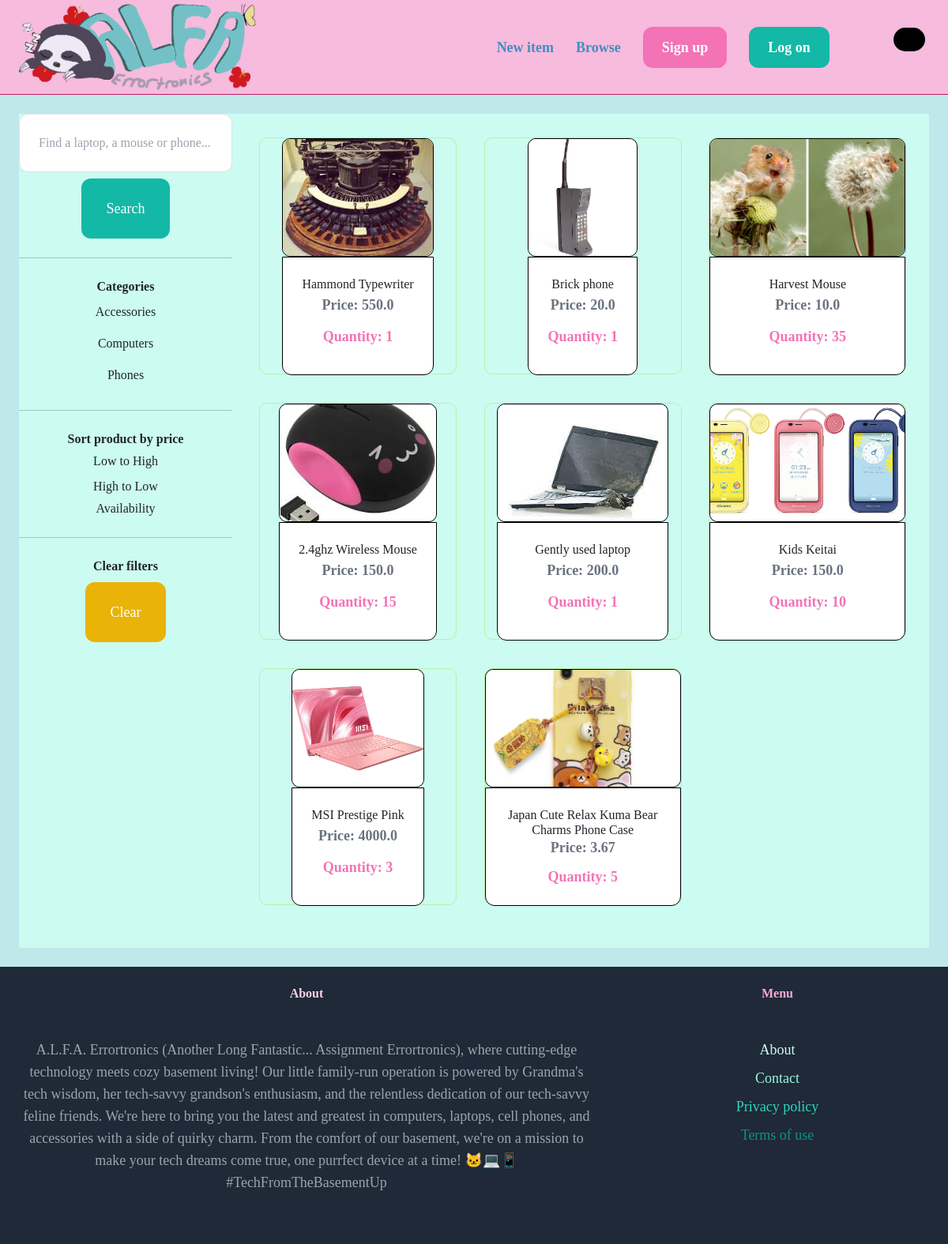
The app's page /items/ with its own data.
### item/models.py (models this page shows, shortened)
class Category(models.Model):
    name = models.CharField(max_length=255)
    class Meta:
        ordering = ('name',)
        verbose_name_plural = 'Categories'

class Item(models.Model):
    category = models.ForeignKey(Category, related_name='items', on_delete=models.CASCADE)
    name = models.CharField(max_length=255)
    description = models.TextField(blank=True, null=True)
    price = models.FloatField()
    quantity = models.IntegerField(default=1)
    image = models.ImageField(upload_to='item_images', blank=True, null=True)
    is_sold = models.BooleanField(default=False)
    created_by = models.ForeignKey(User, related_name='items', on_delete=models.CASCADE)
    created_at = models.DateTimeField(auto_now_add=True)

### item/views.py (the view)
# urls.py: path('', views.items, name='items'),
def items(request):
    query = request.GET.get('query', '')
    category_id = request.GET.get('category', 0)
    categories = Category.objects.all()
    items = Item.objects.filter(is_sold=False)
    sort = request.GET.get('sort', '')
    PRICE_LOWTOHIGH = request.GET.get('PRICE_LOWTOHIGH')
    PRICE_HIGHTOLOW = request.GET.get('PRICE_HIGHTOLOW')
    if sort == "quantity":
        items = items.order_by("-quantity")
    if PRICE_LOWTOHIGH:
        items = Item.objects.filter(is_sold=False).order_by('price')
    if PRICE_HIGHTOLOW:
        items = Item.objects.filter(is_sold=False).order_by('-price')
    if category_id:
        items = items.filter(category_id=category_id)
    if query:
        items = items.filter(Q(name__icontains=query) | Q(description__icontains=query))
    return render(request, 'item/items.html', {
        'items': items,
        'query': query,
        'categories': categories,
        'category_id': int(category_id),
    })

### item/templates/item/items.html (shortened to what this page needs)
{% extends 'core/base.html' %}
{% block content %}
    <div class="pb-6 grid grid-cols-4 gap-4 bg-teal-100">
        <div class="col-span-1">
            <form method="get" action="{% url 'item:items' %}">
                <input name="query" class="w-full py-4 px-6 border rounded-xl" type="text" value="{{ query }}" placeholder="Find a laptop, a mouse or phone...">
                <button class="mt-2 py-4 px-8 text-lg bg-teal-500 text-white rounded-xl">Search</button>
            </form>
            <hr class="my-6">
            <p class="font-semibold">Categories</p>
            <ul>
                {% for category in categories %}
                    <li class="py-2 px-2 rounded-xl{% if category.id == category_id %} bg-pink-200{% endif %}">
                        <a href="{% url 'item:items' %}?query={{ query }}&category={{ category.id }}">{{ category.name }}</a>
                    </li>
                {% endfor %}
            </ul>
            <hr class="my-6">
            <p class="font-semibold">Sort product by price</p>
            <ul>
             <li><a class="dropdown-item" href="/items/{% for item in items %}?PRICE_LOWTOHIGH={{item.id}}{% endfor %}">Low to High</a></li>
             <li><a class="dropdown-item" href="/items/{% for item in items %}?PRICE_HIGHTOLOW={{item.id}}{% endfor %}">High to Low</a></li>
             <li><a href="{% url 'item:items' %}?query={{ query }}&sort=quantity">Availability</a></li>
            </ul>
            <hr class="my-6">
            <p class="font-semibold">Clear filters</p>
            <ul>
                <li><a href="{% url 'item:items' %}" class="mt-2 py-4 px-8 inline-block bg-yellow-500 text-lg rounded-xl text-white">Clear</a></li>
            </ul>
        </div>
        <div class="col-span-3 container">
            <div class="grid grid-cols-3 gap-3">
                {% for item in items %}
                    <div class="productContainer">
                        <a href="{% url 'item:detail' item.id %}">
                            <div class="thumbnail">
                                <img src="{{ item.image.url }}" class="rounded-t-xl">
                            </div>
                            <div class="p-6 bg-white rounded-b-xl action">
                                <h2 class="text-l">{{ item.name }}</h2>
                                <p class="text-gray-500">Price: {{ item.price }}</p>
                                <p class="text-pink-400">Quantity: {{ item.quantity }}</p>
                            </div>
                        </a>
                    </div>
                {% endfor %}
            </div>
        </div>
    </div>
{% endblock %}

### static/css/style.css (style rules this page uses)
* { padding: 0px; margin:0px; box-sizing: border-box; font-family: "Comic Sans MS", "Comic Sans", cursive; }
.container { width: 90%; height: auto; padding: 10px 10px 10px 10px; margin: auto; margin-top: 20px; display: flex; align-items: center; justify-content: flex-start; flex-wrap: wrap }
.productContainer { width: 250px; height: 300px; border: 1px solid #b7f3a6; border-radius: 10px; display: flex; align-items: center; justify-content: space-between; flex-direction: column; margin-bottom: 20px; margin-right: 20px; }
.thumbnail { width: 100%; height: 150px; border: 1px solid black; border-radius: 10px; }
.thumbnail img { width: 100%; height: 100%; border-radius: 10px; object-fit: cover; }
.action { width: 100%; height: 150px; border: 1px solid black; display: flex; align-items: center; justify-content: space-between; flex-direction: column; }
.action p { font-size: 18px; margin-bottom: 10px; font-weight: bold; }

### core/templates/core/base.html (style rules this page uses)
body { font-family: "Comic Sans MS", "Comic Sans", cursive; background-color: #bfe8eb; text-align: center; }

### records on screen
Category: name "Accessories"
Category: name "Computers"
Category: name "Phones"
Item: image (picture), name "Hammond Typewriter", price "550.0", quantity "1"
Item: image (picture), name "Brick phone", price "20.0", quantity "1"
Item: image (picture), name "Harvest Mouse", price "10.0", quantity "35"
Item: image (picture), name "2.4ghz Wireless Mouse", price "150.0", quantity "15"
Item: image (picture), name "Gently used laptop", price "200.0", quantity "1"
Item: image (picture), name "Kids Keitai", price "150.0", quantity "10"
Item: image (picture), name "MSI Prestige Pink", price "4000.0", quantity "3"
Item: image (picture), name "Japan Cute Relax Kuma Bear Charms Phone Case", price "3.67", quantity "5"
